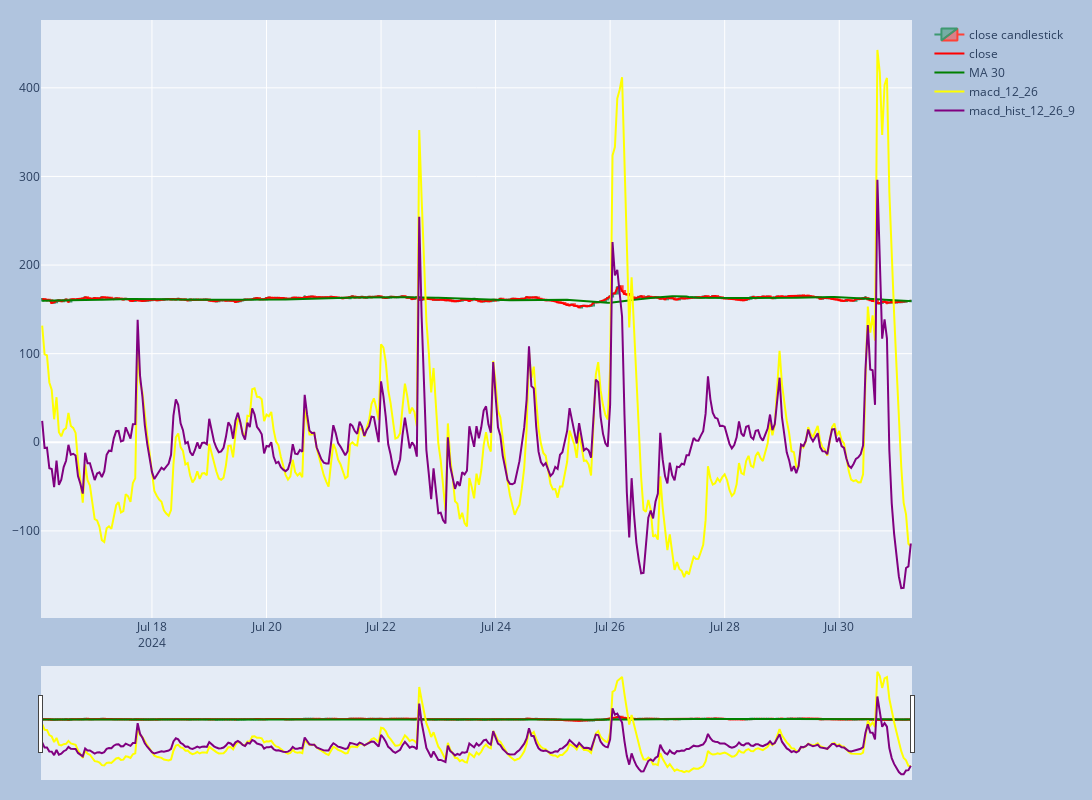

Notebook source saved alongside this figure:
### Code cell
import yfinance as yf
import pandas as pd


import plotly.graph_objects as go

# axs[0].plot(df["close"])
# axs[0].plot(df["close_bollinger_upper_30"])
# axs[0].plot(df["close_rolling_mean_30"])
# axs[0].plot(df["close_bollinger_lower_30"])

# only take the last 365 days
df = df.iloc[-365:]

fig = go.Figure(
    data=[
        go.Candlestick(
            x=df['date'],
            open=df['open'],
            high=df['high'],
            low=df['low'],
            close=df['close'],
            name='close candlestick'
        ),
        go.Scatter(
            x=df['date'],
            y=df['close'],
            mode='lines',
            line=go.scatter.Line(color='red'),
            name='close'
        ),
        go.Scatter(
            x=df['date'],
            y=df['close_rolling_mean_30'],
            mode='lines',
            line=go.scatter.Line(color='green'),
            name='MA 30'
        ),
        # go.Scatter(
        #     x=df['date'],
        #     y=df['close_bollinger_upper_30'],
        #     mode='lines',
        #     line=go.scatter.Line(color='blue'),
        #     name='Upper 30'
        # ),
        # go.Scatter(
        #     x=df['date'],
        #     y=df['close_bollinger_lower_30'],
        #     mode='lines',
        #     line=go.scatter.Line(color='blue'),
        #     name='Lower 30'
        # ),


        go.Scatter(
            x=df['date'],
            y=df['macd_12_26'],
            mode='lines',
            line=go.scatter.Line(color='yellow'),
            name='macd_12_26'
        ),
        go.Scatter(
            x=df['date'],
            y=df['macd_hist_12_26_9'],
            mode='lines',
            line=go.scatter.Line(color='purple'),
            name='macd_hist_12_26_9'
        ),
        # go.Scatter(
        #     x=df['date'],
        #     y=df['lead_1_30'],
        #     mode='lines',
        #     line=go.scatter.Line(color='orange'),
        #     name='lead_1_30'
        # ),
        # go.Scatter(
        #     x=df['date'],
        #     y=df['lead_2_30'],
        #     mode='lines',
        #     line=go.scatter.Line(color='orange'),
        #     name='lead_2_30'
        # ),

    # data[f"short_ema_{short_window}"] = data[column].ewm(span=short_window, adjust=False).mean()
    # data[f"long_ema_{long_window}"] = data[column].ewm(span=long_window, adjust=False).mean()
    # data[f"macd_{short_window}_{long_window}"] = data[f"short_ema_{short_window}"] - data[f"long_ema_{long_window}"]
    # data[f"signal_{signal_window}"] = data[f"macd_{short_window}_{
    #     long_window}"].ewm(span=signal_window, adjust=False).mean()
    # data[f"macd_hist_{short_window}_{long_window}_{signal_window}"] = data[f"macd_{
    #     short_window}_{long_window}"] - data[f"signal_{signal_window}"]


    ]
)

fig.update_layout(
    xaxis_rangeslider_visible=True,
    autosize=False,
    margin=dict(l=20, r=20, t=20, b=20),
    width=1600,
    height=800,
    paper_bgcolor="LightSteelBlue",
)

fig.show()

### Figure 1 — Plotly figure (JSON) as saved in the notebook; plotly's stock layout.template omitted (floating-point values rounded to 4 significant figures; data arrays with more than 128 entries replaced by an {"elided": "..."} marker saying what was removed)
{"data": [{"close": {"elided": "365 float values"}, "high": {"elided": "365 float values"}, "low": {"elided": "365 float values"}, "name": "close candlestick", "open": {"elided": "365 float values"}, "type": "candlestick", "x": {"elided": "365 str values"}}, {"line": {"color": "red"}, "mode": "lines", "name": "close", "type": "scatter", "x": {"elided": "365 str values"}, "y": {"elided": "365 float values"}}, {"line": {"color": "green"}, "mode": "lines", "name": "MA 30", "type": "scatter", "x": {"elided": "365 str values"}, "y": {"elided": "365 float values"}}, {"line": {"color": "yellow"}, "mode": "lines", "name": "macd_12_26", "type": "scatter", "x": {"elided": "365 str values"}, "y": {"elided": "365 float values"}}, {"line": {"color": "purple"}, "mode": "lines", "name": "macd_hist_12_26_9", "type": "scatter", "x": {"elided": "365 str values"}, "y": {"elided": "365 float values"}}], "layout": {"autosize": false, "height": 800, "margin": {"b": 20, "l": 20, "r": 20, "t": 20}, "paper_bgcolor": "LightSteelBlue", "width": 1600, "xaxis": {"rangeslider": {"visible": true}}}}
